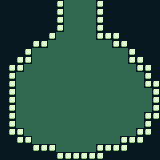

This is a level from a 2D game, rendered from its Tiled map with the project's own tilesets. A one-line summary and the complete map file follow:
An orthogonal 20x20 tile map with 8x8 px tiles, 1 tile layer (Tile Layer 1).

<map version="1.2" tiledversion="1.3.2" orientation="orthogonal" renderorder="right-down" compressionlevel="0" width="20" height="20" tilewidth="8" tileheight="8" infinite="0" nextlayerid="2" nextobjectid="1">
 <tileset firstgid="1" source="re-pear_tiled.tsx" />
 <layer id="1" name="Tile Layer 1" width="20" height="20">
  <data encoding="csv">
29,29,29,29,29,29,29,21,22,22,22,22,21,29,29,29,29,29,29,29,
29,29,29,29,29,29,29,21,22,22,22,22,21,29,29,29,29,29,29,29,
29,29,29,29,29,29,29,21,22,22,22,22,21,29,29,29,29,29,29,29,
29,29,29,29,29,29,29,21,22,22,22,22,21,29,29,29,29,29,29,29,
29,29,29,29,29,29,21,22,22,22,22,22,21,21,21,29,29,29,29,29,
29,29,29,29,21,21,22,22,22,22,22,22,22,22,21,21,29,29,29,29,
29,29,29,21,22,22,22,22,22,22,22,22,22,22,22,22,21,29,29,29,
29,29,21,21,22,22,22,22,22,22,22,22,22,22,22,22,21,21,29,29,
29,21,21,22,22,22,22,22,22,22,22,22,22,22,22,22,22,21,21,29,
29,21,22,22,22,22,22,22,22,22,22,22,22,22,22,22,22,22,21,29,
29,21,22,22,22,22,22,22,22,22,22,22,22,22,22,22,22,22,21,21,
29,21,22,22,22,22,22,22,22,22,22,22,22,22,22,22,22,22,22,21,
29,21,22,22,22,22,22,22,22,22,22,22,22,22,22,22,22,22,22,21,
29,21,22,22,22,22,22,22,22,22,22,22,22,22,22,22,22,22,22,21,
29,21,22,22,22,22,22,22,22,22,22,22,22,22,22,22,22,22,21,21,
29,21,22,22,22,22,22,22,22,22,22,22,22,22,22,22,22,22,21,29,
29,21,21,22,22,22,22,22,22,22,22,22,22,22,22,22,22,21,21,29,
29,29,21,21,22,22,22,22,22,22,22,22,22,22,22,21,21,21,29,29,
29,29,29,29,21,21,21,22,22,22,22,22,21,21,21,21,29,29,29,29,
29,29,29,29,29,29,29,21,21,21,21,21,21,29,29,29,29,29,29,29
</data>
 </layer>
</map>
